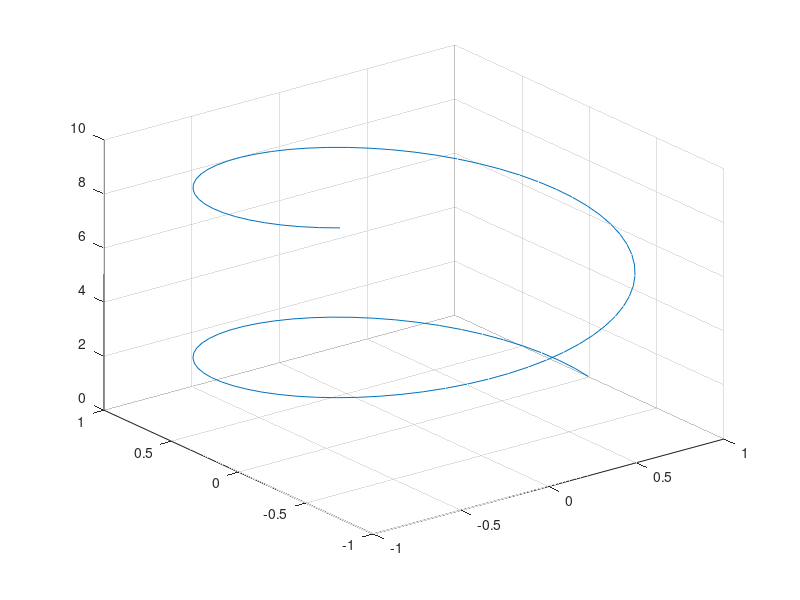
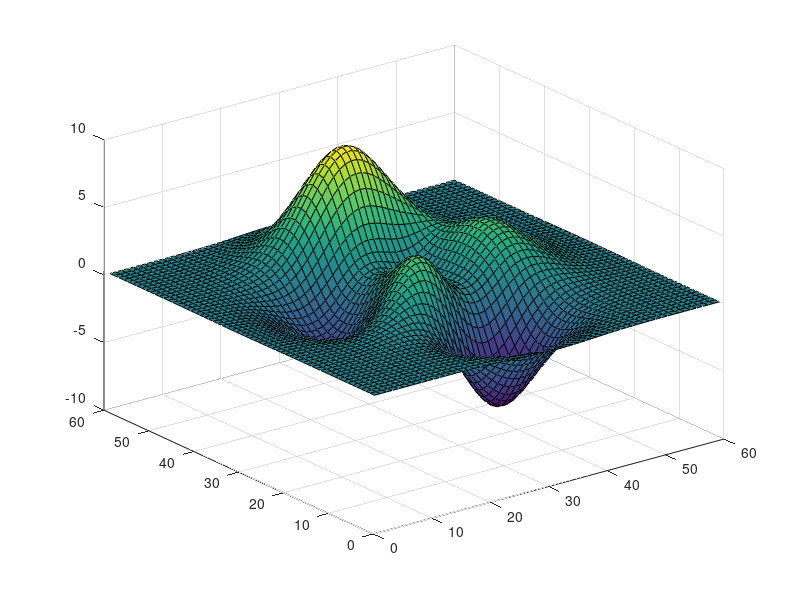
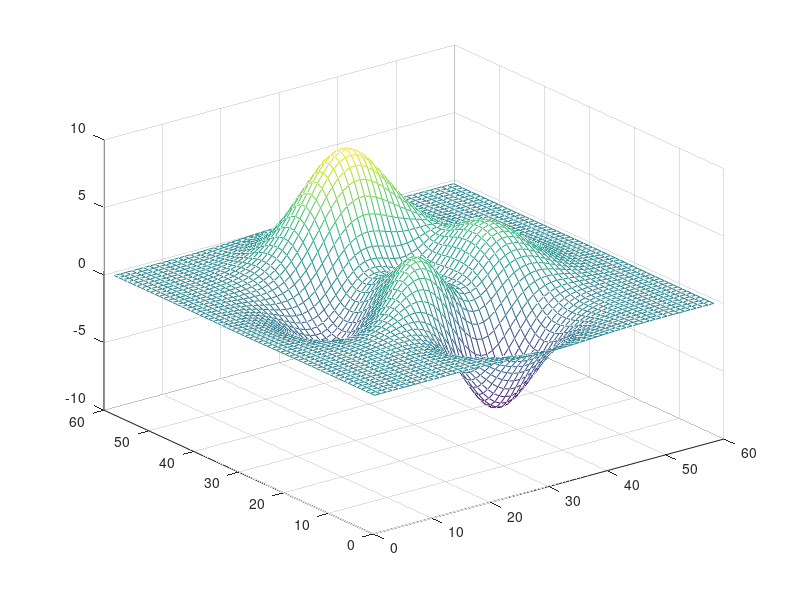
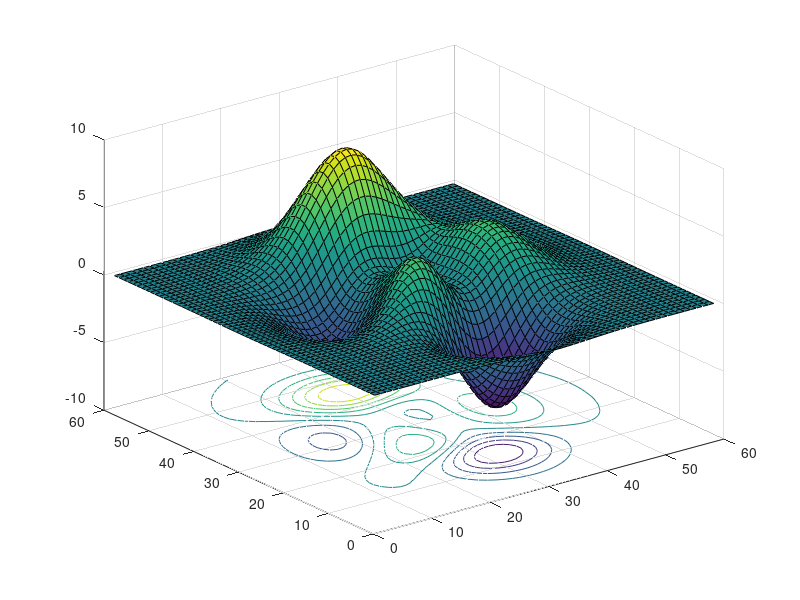

Write the MATLAB code that produced these figures, in order.
function [  ] = graf3d(  )
%UNTITLED5 Summary of this function goes here
%   Detailed explanation goes here

z = 0:0.1:10;

x = cos(z);
y = sin(z);

plot3(x, y, z);
grid('on');

figure(2);
z = peaks(60);
surf(z);

figure(3);
z = peaks(59);
mesh(z);

figure(4);
surfc(z);
end

